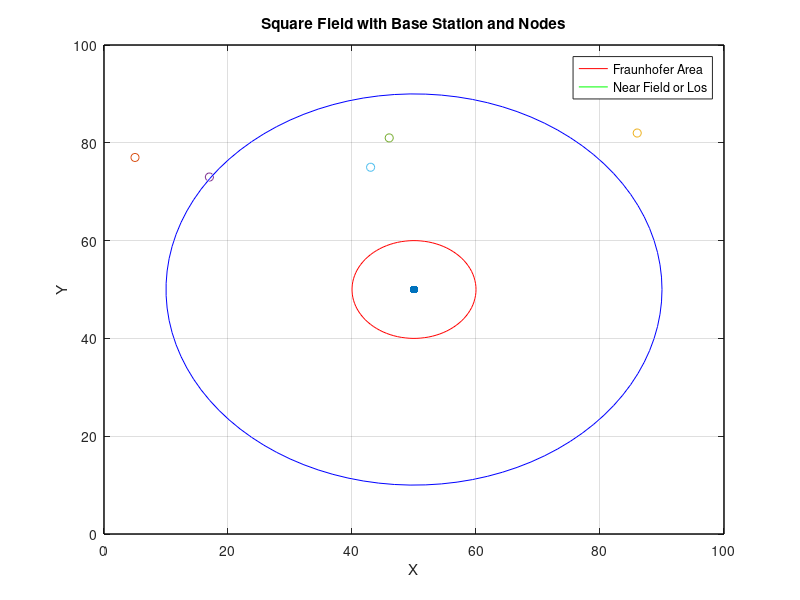

Write the MATLAB code that produced this figure.
%  Institute: Indian Institute of Information Technology Nagpur
%  Laboratory: Wireless Communication
%  Engineer: Arjun Ram 
%  Create Date: 21.02.2024 18:28:17
%  Project Name: 2-Ray Model
%  Tool: Matlab
%  Description:

clc
clear all
close all

% Define the field size
field_size = [100 100];

% Define the base station location
base_station = [50 50];

%Define all Parameter
f = 900*(10^6);
fraunhoferDistance = 10;
c = 3*(10^8);
wavelength = c/f;
transmitt_power=10;
gt = 1;
gr = 1;


%Take inut from user
n = input("Enter no of nodes: ");



% Generate random points
nodex = randi([1, field_size(1)], 1, n);
nodey = randi([1, field_size(2)], 1, n);

% Store the points in an array
node = [nodex; nodey];


% Create a matrix to store the locations of the base station and nodes
 locations = [base_station; node.'];

% Initialize a matrix to store the distances
distances = zeros(n+1,n+1);
% 
% Calculate the distances
for i = 1:n+1
    for j = 1:n+1
        distances(i,j) = sqrt((locations(i,1) - locations(j,1))^2 + (locations(i,2) - locations(j,2))^2);
    end
end

% Display the distances
disp(distances);
distance = distances(1,:);

nearFieldCondition = distance < 40 & distance > 10;
farFieldCondition = distance > 40;
fraunhoferFieldCondition = distance < 10;

disp('Points in  LOS:');
disp(find(nearFieldCondition));

disp('Points in  Non Los:');
disp(find(farFieldCondition));

disp('Points at Fraunhofer Distance:');
disp(find(fraunhoferFieldCondition));


node_colors = cell(1, n+1);
node_colors{1} = 'ro'; % Base station is always red
for i = 2:n+1
    if distances(1,i) <= fraunhoferDistance
        % Fraunhofer Device
        node_colors{i} = 'k*'; % Black color for Fraunhofer  field devices
        received_powers(i) = 0; % Power is 0 for Fraunhofer  field devices
    elseif distances(1,i) <= 40
        % near field device (LOS)
        node_colors{i} = 'g*'; % Green color for far field devices
        % Calculate power using Friis equation considering reflections
        received_powers(i) = (1000 * transmitt_power * gt * gr * (wavelength^2)) / ((4 * pi * distances(1,i))^2);
    else
        % Far field device (Non LOS)
        node_colors{i} = 'b*'; % blue color for far field devices
        % Calculate power using Friis equation considering reflections
        received_powers(i) = (1000 * transmitt_power * gt * gr * (wavelength^2)) / ((4 * pi)^2 * distances(1,i))^4;
    end
end

% Create a figure
figure;

% Plot the field
plot([0, field_size(1), field_size(1), 0, 0], [0, 0, field_size(2), field_size(2), 0], 'k-');
hold on;

% Plot the base station

scatter(base_station(1), base_station(2), 'ro', 'filled');

% Plot the nodes
for i = 2:n+1
    scatter(node(1,i-1), node(2,i-1), node_colors{i});
end

%plot circle for different region
viscircles([base_station(1), base_station(2)],10, 'Color','r', 'Linewidth', 0.5)
viscircles([base_station(1), base_station(2)],40,'Color','b', 'Linewidth', 0.5)


% Set the axis limits
axis([0 field_size(1) 0 field_size(2)]);

% Add labels
xlabel('X');
ylabel('Y');
title('Square Field with Base Station and Nodes');

% Dummy plots for legend
h(1) = plot(NaN,NaN,'-r', 'MarkerFaceColor', 'r');
hold on;
h(2) = plot(NaN,NaN,'-g', 'MarkerFaceColor', 'b');

% Create legend
legend(h, 'Fraunhofer Area', 'Near Field or Los');

% Show the grid
grid on;



